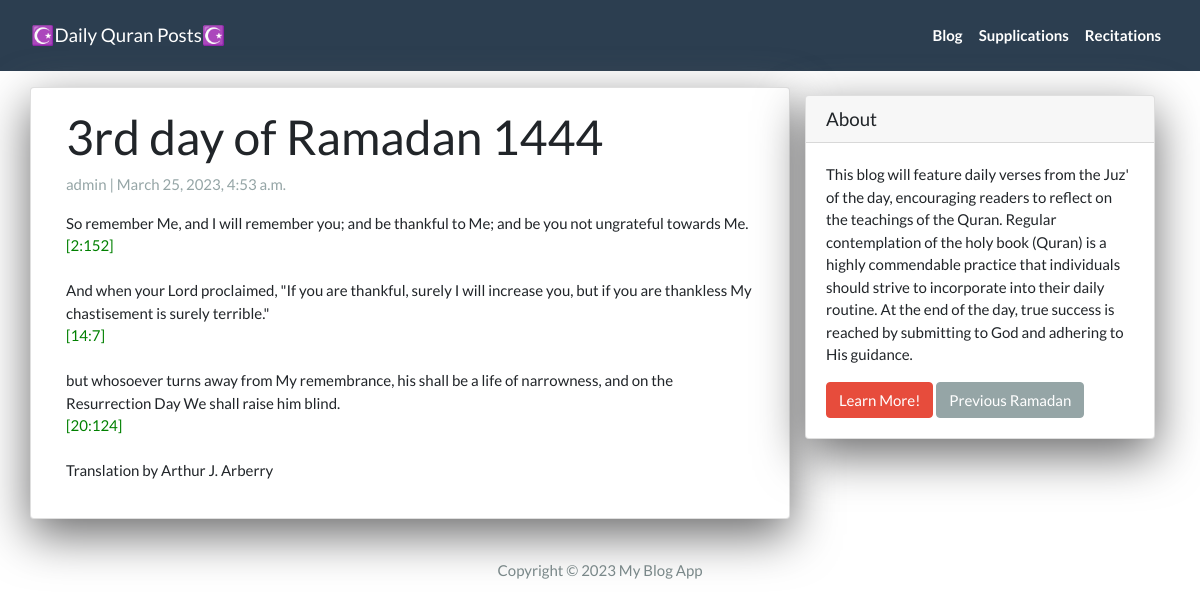
Before: /3rdday/ with the older database file.
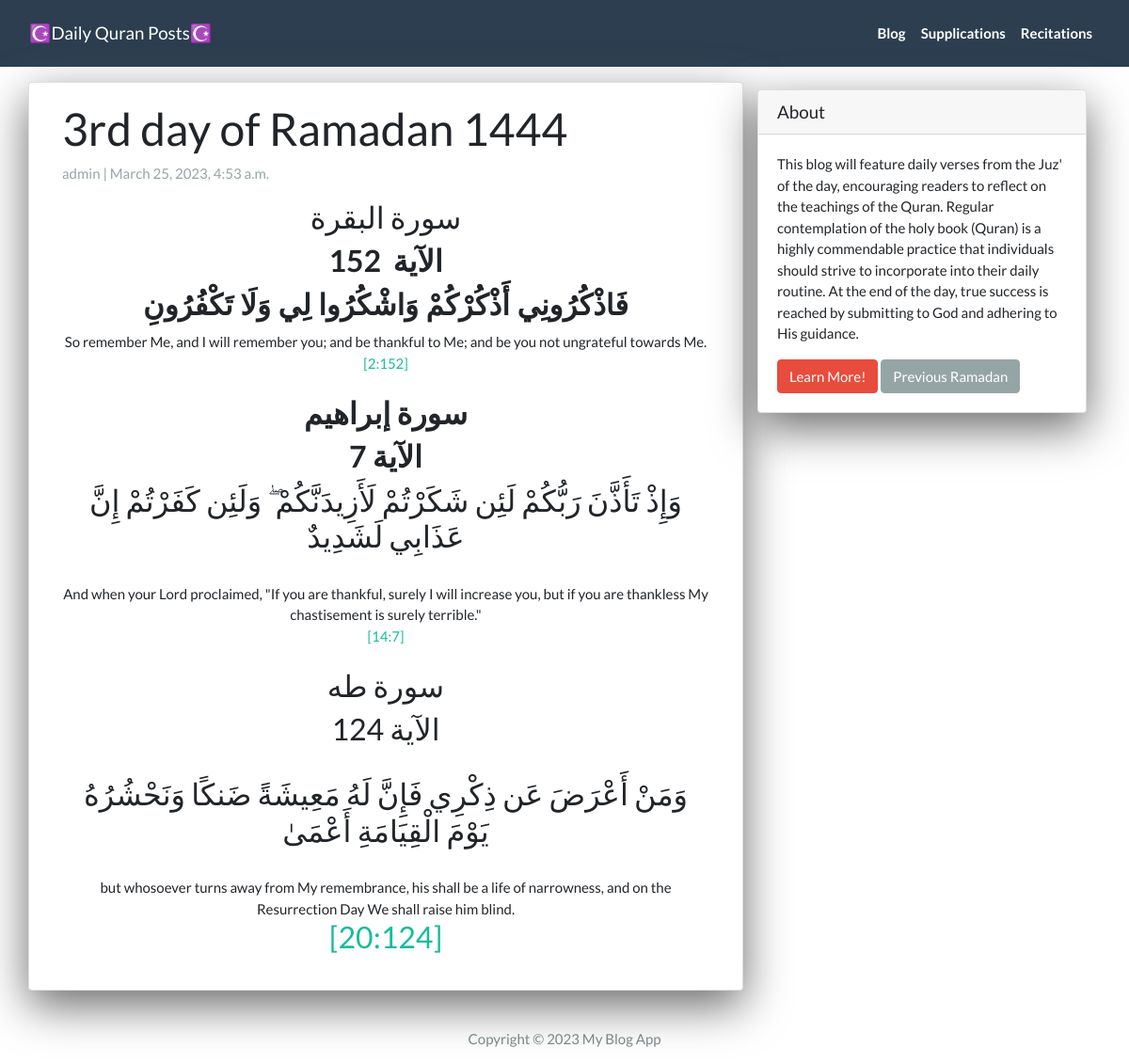
After: the same page with the newer database file.
### App/models.py (models this page shows, shortened)
class Post(models.Model):
  title =  models.CharField(max_length=200, unique=True)
  slug =   models.SlugField(max_length=200, unique=True)
  author = models.ForeignKey(User, on_delete=models.CASCADE, related_name='blog_posts')
  created_on = models.DateTimeField(auto_now_add=True)
  updated_on = models.DateTimeField(auto_now=True)
  summary = RichTextField(blank=True, null=True)
  content = RichTextField(blank=True, null=True)
  video_link = EmbedVideoField(blank=True, null=True)
  status = models.IntegerField(choices=STATUS, default=0)
  class Meta:
    ordering = ['-created_on']

### App/views.py (the view)
# urls.py: path('<slug:slug>/', views.DetailView.as_view(), name="post_detail"),
class DetailView(generic.DetailView):
  model = Post
  template_name = 'post_detail.html'

### App/templates/post_detail.html (shortened to what this page needs)
{% extends 'base.html' %}
{% load embed_video_tags %}
{% block content %}
<div class="container">
  <div class="row">
    <div class="col-md-8 card mb-4  mt-3 left  top">
      <div class="card-body">
        <h1>{% block title %} {{ post.title }} {% endblock title %}</h1>
        <p class=" text-muted">{{ post.author }} | {{ post.created_on }}</p>
        <p class="card-text ">{{ post.content | safe }}</p>
      </div>
    </div>
    {% block sidebar %} {% include 'sidebar.html' %} {% endblock sidebar %}
  </div>
</div>
{% endblock content %}

Changed rows visible on the page:
changed Post "3rd day of Ramadan 1444": content "So remember Me, and I will remember you; and be thankful to Me; and be you not ungrateful towards Me. [2:152] And when your Lord proclaimed, \"If you are thankful, surely I will increase you, but if you are thankless My chastisement is surely terrible.\" [14:7] but whosoever turns away from My remembrance, his shall be a life of narrowness, and on the Resurrection Day We shall raise him blind. [20:124] Translation by Arthur J. Arberry" → "سورة البقرة 152 فَاذْكُرُونِي أَذْكُرْكُمْ وَاشْكُرُوا لِي وَلَا تَكْفُرُونِ So remember Me, and I will remember you; and be thankful to Me; and be you not ungrateful towards Me. [2:152] سورة إبراهيم الآية 7 وَإِذْ تَأَذَّنَ رَبُّكُمْ لَئِن شَكَرْتُمْ لَأَزِيدَنَّكُمْ ۖ وَلَئِن كَفَرْتُمْ إِنَّ عَذَابِي لَشَدِيدٌ And when your Lord proclaimed, \"If you are thankful, surely I will increase you, but if you are thankless My chastisement is surely terrible.\" [14:7] سورة طه الآية 124 وَمَنْ أَعْرَضَ عَن ذِكْرِي فَإِنَّ لَهُ مَعِيشَةً ضَنكًا وَنَحْشُرُهُ يَوْمَ الْقِيَامَةِ أَعْمَىٰ but whosoever turns away from My remembrance, his shall be a life of narrowness, and on the Resurrection Day We…"
